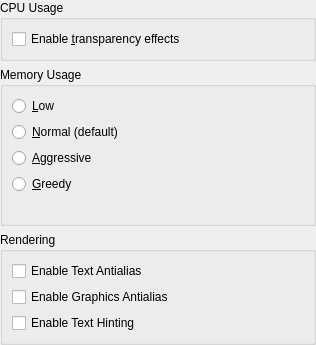
<?xml version="1.0" encoding="UTF-8"?>
<ui version="4.0">
 <class>DlgPerformanceBase</class>
 <widget class="QWidget" name="DlgPerformanceBase">
  <property name="geometry">
   <rect>
    <x>0</x>
    <y>0</y>
    <width>316</width>
    <height>344</height>
   </rect>
  </property>
  <layout class="QVBoxLayout">
   <property name="spacing">
    <number>6</number>
   </property>
   <property name="margin">
    <number>0</number>
   </property>
   <item>
    <widget class="QGroupBox" name="groupBox">
     <property name="title">
      <string>CPU Usage</string>
     </property>
     <layout class="QVBoxLayout">
      <property name="spacing">
       <number>6</number>
      </property>
      <property name="margin">
       <number>9</number>
      </property>
      <item>
       <layout class="QHBoxLayout">
        <property name="spacing">
         <number>6</number>
        </property>
        <property name="margin">
         <number>0</number>
        </property>
        <item>
         <layout class="QVBoxLayout">
          <property name="spacing">
           <number>6</number>
          </property>
          <property name="margin">
           <number>0</number>
          </property>
          <item>
           <widget class="QCheckBox" name="kcfg_EnableCompositing">
            <property name="text">
             <string>Enable &amp;transparency effects</string>
            </property>
           </widget>
          </item>
         </layout>
        </item>
        <item>
         <layout class="QVBoxLayout">
          <property name="spacing">
           <number>6</number>
          </property>
          <property name="margin">
           <number>0</number>
          </property>
          <item>
           <widget class="QLabel" name="cpuLabel">
            <property name="sizePolicy">
             <sizepolicy hsizetype="Fixed" vsizetype="Fixed">
              <horstretch>0</horstretch>
              <verstretch>0</verstretch>
             </sizepolicy>
            </property>
           </widget>
          </item>
          <item>
           <spacer>
            <property name="orientation">
             <enum>Qt::Vertical</enum>
            </property>
            <property name="sizeType">
             <enum>QSizePolicy::Minimum</enum>
            </property>
            <property name="sizeHint" stdset="0">
             <size>
              <width>21</width>
              <height>1</height>
             </size>
            </property>
           </spacer>
          </item>
         </layout>
        </item>
       </layout>
      </item>
     </layout>
    </widget>
   </item>
   <item>
    <widget class="KButtonGroup" name="kcfg_MemoryLevel">
     <property name="title">
      <string>Memory Usage</string>
     </property>
     <layout class="QVBoxLayout">
      <property name="spacing">
       <number>6</number>
      </property>
      <property name="margin">
       <number>9</number>
      </property>
      <item>
       <layout class="QHBoxLayout">
        <property name="spacing">
         <number>6</number>
        </property>
        <property name="margin">
         <number>0</number>
        </property>
        <item>
         <layout class="QVBoxLayout">
          <property name="spacing">
           <number>6</number>
          </property>
          <property name="margin">
           <number>0</number>
          </property>
          <item>
           <widget class="QRadioButton" name="lowRadio">
            <property name="text">
             <string>&amp;Low</string>
            </property>
           </widget>
          </item>
          <item>
           <widget class="QRadioButton" name="normalRadio">
            <property name="text">
             <string>&amp;Normal (default)</string>
            </property>
           </widget>
          </item>
          <item>
           <widget class="QRadioButton" name="aggressiveRadio">
            <property name="text">
             <string>&amp;Aggressive</string>
            </property>
           </widget>
          </item>
          <item>
           <widget class="QRadioButton" name="greedyRadio">
            <property name="text">
             <string>&amp;Greedy</string>
            </property>
           </widget>
          </item>
         </layout>
        </item>
        <item>
         <layout class="QVBoxLayout">
          <property name="spacing">
           <number>6</number>
          </property>
          <property name="margin">
           <number>0</number>
          </property>
          <item>
           <widget class="QLabel" name="memoryLabel">
            <property name="sizePolicy">
             <sizepolicy hsizetype="Fixed" vsizetype="Fixed">
              <horstretch>0</horstretch>
              <verstretch>0</verstretch>
             </sizepolicy>
            </property>
           </widget>
          </item>
          <item>
           <spacer>
            <property name="orientation">
             <enum>Qt::Vertical</enum>
            </property>
            <property name="sizeType">
             <enum>QSizePolicy::Minimum</enum>
            </property>
            <property name="sizeHint" stdset="0">
             <size>
              <width>21</width>
              <height>1</height>
             </size>
            </property>
           </spacer>
          </item>
         </layout>
        </item>
       </layout>
      </item>
      <item>
       <widget class="QLabel" name="descLabel">
        <property name="text">
         <string/>
        </property>
        <property name="textFormat">
         <enum>Qt::PlainText</enum>
        </property>
        <property name="alignment">
         <set>Qt::AlignVCenter</set>
        </property>
        <property name="wordWrap">
         <bool>true</bool>
        </property>
       </widget>
      </item>
     </layout>
    </widget>
   </item>
   <item>
    <widget class="QGroupBox" name="groupBox_2">
     <property name="title">
      <string>Rendering</string>
     </property>
     <layout class="QVBoxLayout" name="verticalLayout">
      <item>
       <widget class="QCheckBox" name="kcfg_TextAntialias">
        <property name="text">
         <string>Enable Text Antialias</string>
        </property>
       </widget>
      </item>
      <item>
       <widget class="QCheckBox" name="kcfg_GraphicsAntialias">
        <property name="text">
         <string>Enable Graphics Antialias</string>
        </property>
       </widget>
      </item>
      <item>
       <widget class="QCheckBox" name="kcfg_TextHinting">
        <property name="text">
         <string>Enable Text Hinting</string>
        </property>
       </widget>
      </item>
     </layout>
    </widget>
   </item>
   <item>
    <spacer>
     <property name="orientation">
      <enum>Qt::Vertical</enum>
     </property>
     <property name="sizeType">
      <enum>QSizePolicy::Expanding</enum>
     </property>
     <property name="sizeHint" stdset="0">
      <size>
       <width>20</width>
       <height>4</height>
      </size>
     </property>
    </spacer>
   </item>
  </layout>
 </widget>
 <customwidgets>
  <customwidget>
   <class>KButtonGroup</class>
   <extends>QGroupBox</extends>
   <header>kbuttongroup.h</header>
   <container>1</container>
  </customwidget>
 </customwidgets>
 <includes>
  <include location="global">kiconloader.h</include>
 </includes>
 <resources/>
 <connections/>
</ui>
